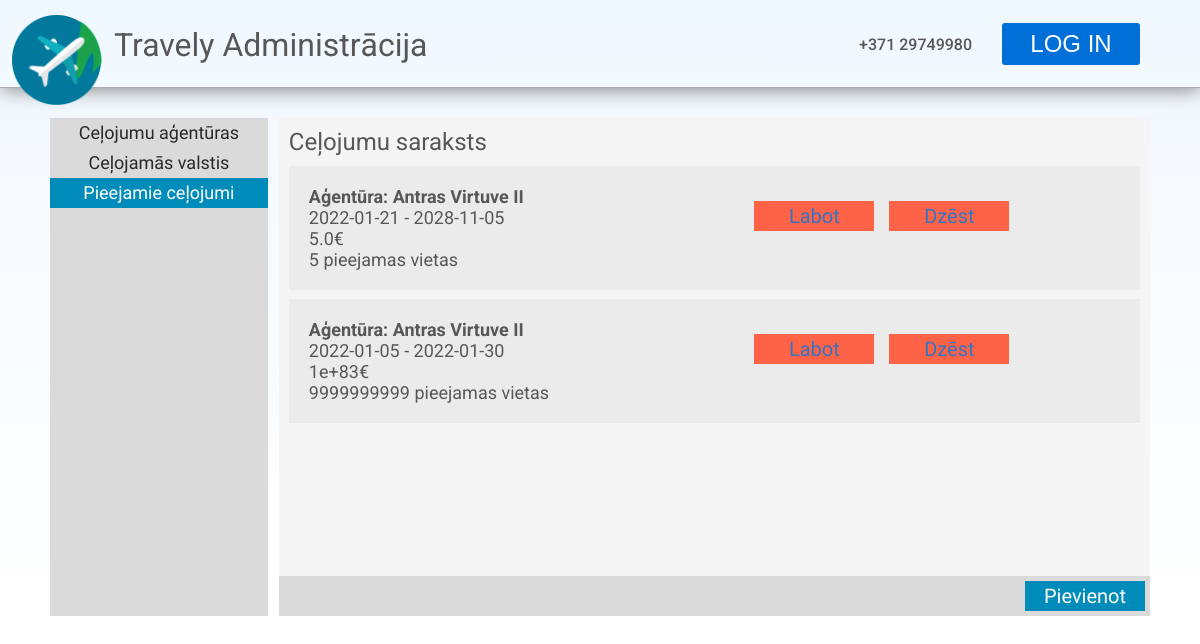
Before: /admin/trips with the older database file.
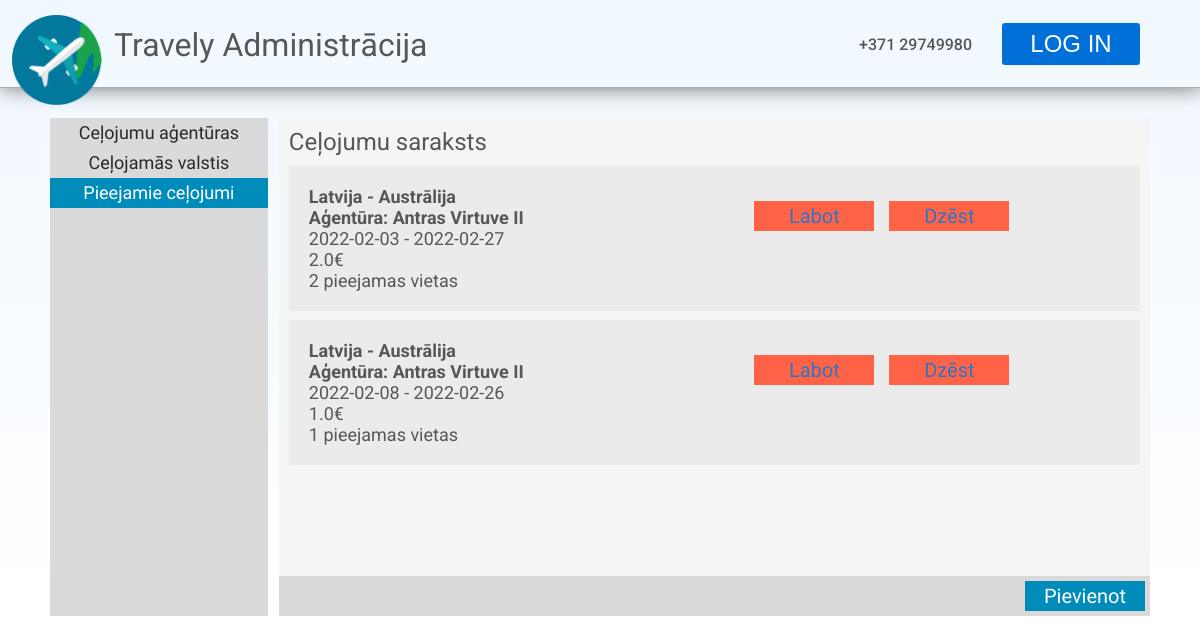
After: the same page with the newer database file.
### models.py (models this page shows, shortened)
class Agency(db.Model):
    id = db.Column(db.Integer, primary_key=True)
    name = db.Column(db.String(120), nullable=False)
    address = db.Column(db.String(120))
    number = db.Column(db.String(18))
    children = db.relationship("Trip", cascade="all, delete")

class Trip(db.Model):
    id = db.Column(db.Integer, primary_key=True)
    agency_id = db.Column(db.Integer, db.ForeignKey("agency.id"))
    country_from = db.Column(db.Integer)
    country_to = db.Column(db.Integer)
    date_from = db.Column(db.Date)
    date_to = db.Column(db.Date)
    description = db.Column(db.String(280))
    cost = db.Column(db.Float)
    ticket_amount = db.Column(db.Integer)
    views = db.Column(db.Integer)

class Country(db.Model):
    id = db.Column(db.Integer, primary_key=True)
    country = db.Column(db.String(48), nullable=False)
    abbreviation = db.Column(db.String(2), nullable=False)

### main.py (the view)
@app.route('/admin/trips')
def admin_trips():
    return render_template("templates/trips.html", trips = Trip.query.all(), agencies = Agency.query.all(), countries = Country.query.all())

### templates/templates/trips.html
{% extends "admin.html" %}
{% block title %}
<div id="admin-page-content">
    <div id="ap-selector">
        <div id="ap-selector-list">
            <ul class="nav-ul">
                <a href="/admin/agencies"><li class="selector">Ceļojumu aģentūras</li></a>
                <a href="/admin/countries"><li class="selector">Ceļojamās valstis</li></a>
                <li class="selector" id="selected">Pieejamie ceļojumi</li>
            </ul>
        </div>
        <div id="ap-selector-display">
            <h2 class="subtitle">Ceļojumu saraksts</h2>
            <div id="ap-selector-display-list">
                {% if trips %}
                    {% for trip in trips %}
                    <div class="ap-list-member">
                        <ul class="list-ul">
                            <li style="font-weight: bold;">
                            {% for country in countries %}
                                {% if country.id == trip.country_from %}
                                    {{ country.country }} -
                                {% endif %}
                                {% if country.id == trip.country_to %}
                                    {{ country.country }}
                                {% endif %}
                            {% endfor %}
                            </li>
                            {% for agency in agencies %}
                                {% if agency.id == trip.agency_id %}
                                <li style="font-weight: bold;">Aģentūra: {{ agency.name }}</li>
                                {% endif %}
                            {% endfor %}
                            <li>{{ trip.date_from }} - {{ trip.date_to }}</li>
                            <li>{{ trip.cost }}€</li>
                            <li>{{ trip.ticket_amount }} pieejamas vietas</li>
                        </ul>
                        <a href="/admin/edit/trip/{{ trip.id }}"><h2 class="ap-list-control correct">Labot</h2></a>
                        <a href="/admin/remove/trip/{{ trip.id }}"><h2 class="ap-list-control">Dzēst</h2></a>
                    </div>
                    {% endfor %}
                {% else %}
                <p id="ap-description">Nav ceļojumu</p>
                {% endif %}
            </div>
            <div id="ap-selector-footer">
                <a href="/admin/add/trips" style="margin-left: auto;"><h2 class="ap-list-add">Pievienot</h2></a>
            </div>
        </div>
    </div>
</div>
{% endblock %}

Changed rows visible on the page:
removed Trip: date_from "2022-01-05", date_to "2022-01-30", cost "1e+83", ticket_amount "9999999999", Agency (name "Antras Virtuve II")
changed Trip (number 1 of 2 on the later page): date_from "2022-01-21" → "2022-02-03"; date_to "2028-11-05" → "2022-02-27"; cost "5.0" → "2.0"; ticket_amount "5" → "2"
now on this page (row edited): Country: country "Latvija"
now on this page (row edited): Country: country "Austrālija"
added Trip: date_from "2022-02-08", date_to "2022-02-26", cost "1.0", ticket_amount "1", Agency (name "Antras Virtuve II")
